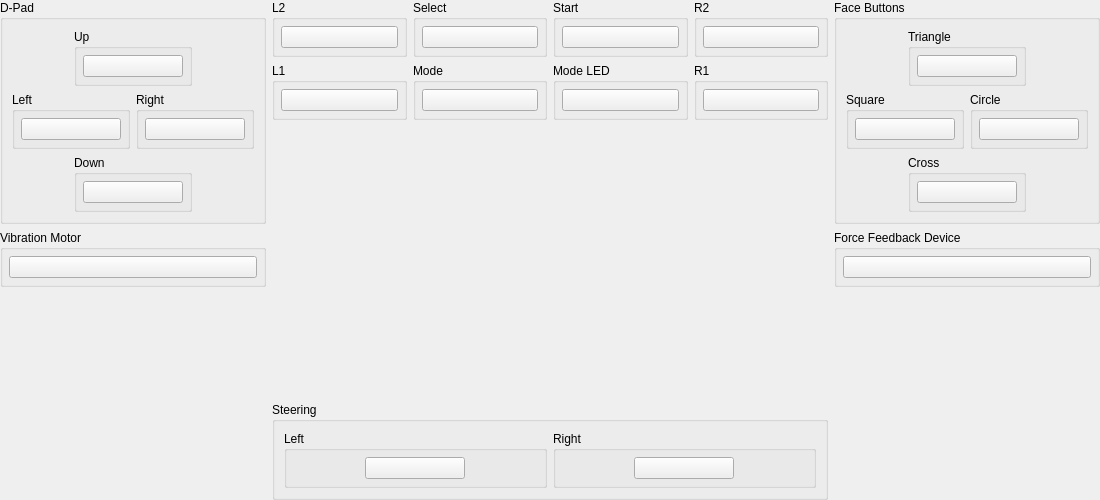
<?xml version="1.0" encoding="UTF-8"?>
<ui version="4.0">
 <class>ControllerBindingWidget_JogCon</class>
 <widget class="QWidget" name="ControllerBindingWidget_JogCon">
  <property name="geometry">
   <rect>
    <x>0</x>
    <y>0</y>
    <width>1100</width>
    <height>500</height>
   </rect>
  </property>
  <property name="sizePolicy">
   <sizepolicy hsizetype="MinimumExpanding" vsizetype="Preferred">
    <horstretch>0</horstretch>
    <verstretch>0</verstretch>
   </sizepolicy>
  </property>
  <property name="minimumSize">
   <size>
    <width>1100</width>
    <height>500</height>
   </size>
  </property>
  <layout class="QGridLayout" name="gridLayout_root">
   <property name="leftMargin">
    <number>0</number>
   </property>
   <property name="topMargin">
    <number>0</number>
   </property>
   <property name="rightMargin">
    <number>0</number>
   </property>
   <property name="bottomMargin">
    <number>0</number>
   </property>
   <item row="0" column="0" rowspan="3">
    <layout class="QVBoxLayout" name="verticalLayout">
     <item>
      <widget class="QGroupBox" name="groupBox_4">
       <property name="title">
        <string>D-Pad</string>
       </property>
       <layout class="QGridLayout" name="gridLayout_4">
        <item row="3" column="1" colspan="2">
         <widget class="QGroupBox" name="groupBox">
          <property name="title">
           <string>Down</string>
          </property>
          <layout class="QGridLayout" name="gridLayout">
           <property name="leftMargin">
            <number>6</number>
           </property>
           <property name="topMargin">
            <number>6</number>
           </property>
           <property name="rightMargin">
            <number>6</number>
           </property>
           <property name="bottomMargin">
            <number>6</number>
           </property>
           <item row="0" column="0">
            <widget class="InputBindingWidget" name="Down">
             <property name="minimumSize">
              <size>
               <width>100</width>
               <height>0</height>
              </size>
             </property>
             <property name="maximumSize">
              <size>
               <width>100</width>
               <height>16777215</height>
              </size>
             </property>
            </widget>
           </item>
          </layout>
         </widget>
        </item>
        <item row="2" column="0" colspan="2">
         <widget class="QGroupBox" name="groupBox_1">
          <property name="title">
           <string>Left</string>
          </property>
          <layout class="QGridLayout" name="gridLayout_1">
           <property name="leftMargin">
            <number>6</number>
           </property>
           <property name="topMargin">
            <number>6</number>
           </property>
           <property name="rightMargin">
            <number>6</number>
           </property>
           <property name="bottomMargin">
            <number>6</number>
           </property>
           <item row="0" column="0">
            <widget class="InputBindingWidget" name="Left">
             <property name="minimumSize">
              <size>
               <width>100</width>
               <height>0</height>
              </size>
             </property>
             <property name="maximumSize">
              <size>
               <width>100</width>
               <height>16777215</height>
              </size>
             </property>
            </widget>
           </item>
          </layout>
         </widget>
        </item>
        <item row="0" column="1" colspan="2">
         <widget class="QGroupBox" name="groupBox_2">
          <property name="title">
           <string>Up</string>
          </property>
          <layout class="QGridLayout" name="gridLayout_2">
           <property name="leftMargin">
            <number>6</number>
           </property>
           <property name="topMargin">
            <number>6</number>
           </property>
           <property name="rightMargin">
            <number>6</number>
           </property>
           <property name="bottomMargin">
            <number>6</number>
           </property>
           <item row="0" column="0">
            <widget class="InputBindingWidget" name="Up">
             <property name="minimumSize">
              <size>
               <width>100</width>
               <height>0</height>
              </size>
             </property>
             <property name="maximumSize">
              <size>
               <width>100</width>
               <height>16777215</height>
              </size>
             </property>
            </widget>
           </item>
          </layout>
         </widget>
        </item>
        <item row="2" column="2" colspan="2">
         <widget class="QGroupBox" name="groupBox_3">
          <property name="title">
           <string>Right</string>
          </property>
          <layout class="QGridLayout" name="gridLayout_3">
           <property name="leftMargin">
            <number>6</number>
           </property>
           <property name="topMargin">
            <number>6</number>
           </property>
           <property name="rightMargin">
            <number>6</number>
           </property>
           <property name="bottomMargin">
            <number>6</number>
           </property>
           <item row="0" column="0">
            <widget class="InputBindingWidget" name="Right">
             <property name="minimumSize">
              <size>
               <width>100</width>
               <height>0</height>
              </size>
             </property>
             <property name="maximumSize">
              <size>
               <width>100</width>
               <height>16777215</height>
              </size>
             </property>
            </widget>
           </item>
          </layout>
         </widget>
        </item>
       </layout>
      </widget>
     </item>
     <item>
      <widget class="QGroupBox" name="groupBox_5">
       <property name="title">
        <string>Vibration Motor</string>
       </property>
       <layout class="QGridLayout" name="gridLayout_5">
        <property name="leftMargin">
         <number>6</number>
        </property>
        <property name="topMargin">
         <number>6</number>
        </property>
        <property name="rightMargin">
         <number>6</number>
        </property>
        <property name="bottomMargin">
         <number>6</number>
        </property>
        <item row="0" column="0">
         <widget class="InputBindingWidget" name="Motor">
          <property name="minimumSize">
           <size>
            <width>100</width>
            <height>0</height>
           </size>
          </property>
         </widget>
        </item>
       </layout>
      </widget>
     </item>
     <item>
      <spacer name="verticalSpacer">
       <property name="orientation">
        <enum>Qt::Orientation::Vertical</enum>
       </property>
       <property name="sizeHint" stdset="0">
        <size>
         <width>20</width>
         <height>40</height>
        </size>
       </property>
      </spacer>
     </item>
    </layout>
   </item>
   <item row="0" column="1">
    <layout class="QGridLayout" name="gridLayout_14">
     <item row="0" column="0">
      <widget class="QGroupBox" name="groupBox_6">
       <property name="title">
        <string>L2</string>
       </property>
       <layout class="QGridLayout" name="gridLayout_6">
        <property name="leftMargin">
         <number>6</number>
        </property>
        <property name="topMargin">
         <number>6</number>
        </property>
        <property name="rightMargin">
         <number>6</number>
        </property>
        <property name="bottomMargin">
         <number>6</number>
        </property>
        <item row="0" column="0">
         <widget class="InputBindingWidget" name="L2">
          <property name="maximumSize">
           <size>
            <width>150</width>
            <height>16777215</height>
           </size>
          </property>
         </widget>
        </item>
       </layout>
      </widget>
     </item>
     <item row="0" column="1">
      <widget class="QGroupBox" name="groupBox_7">
       <property name="title">
        <string>Select</string>
       </property>
       <layout class="QGridLayout" name="gridLayout_7">
        <property name="leftMargin">
         <number>6</number>
        </property>
        <property name="topMargin">
         <number>6</number>
        </property>
        <property name="rightMargin">
         <number>6</number>
        </property>
        <property name="bottomMargin">
         <number>6</number>
        </property>
        <item row="0" column="0">
         <widget class="InputBindingWidget" name="Select">
          <property name="maximumSize">
           <size>
            <width>150</width>
            <height>16777215</height>
           </size>
          </property>
         </widget>
        </item>
       </layout>
      </widget>
     </item>
     <item row="0" column="2">
      <widget class="QGroupBox" name="groupBox_8">
       <property name="title">
        <string>Start</string>
       </property>
       <layout class="QGridLayout" name="gridLayout_8">
        <property name="leftMargin">
         <number>6</number>
        </property>
        <property name="topMargin">
         <number>6</number>
        </property>
        <property name="rightMargin">
         <number>6</number>
        </property>
        <property name="bottomMargin">
         <number>6</number>
        </property>
        <item row="0" column="0">
         <widget class="InputBindingWidget" name="Start">
          <property name="maximumSize">
           <size>
            <width>150</width>
            <height>16777215</height>
           </size>
          </property>
         </widget>
        </item>
       </layout>
      </widget>
     </item>
     <item row="0" column="3">
      <widget class="QGroupBox" name="groupBox_9">
       <property name="title">
        <string>R2</string>
       </property>
       <layout class="QGridLayout" name="gridLayout_9">
        <property name="leftMargin">
         <number>6</number>
        </property>
        <property name="topMargin">
         <number>6</number>
        </property>
        <property name="rightMargin">
         <number>6</number>
        </property>
        <property name="bottomMargin">
         <number>6</number>
        </property>
        <item row="0" column="0">
         <widget class="InputBindingWidget" name="R2">
          <property name="maximumSize">
           <size>
            <width>150</width>
            <height>16777215</height>
           </size>
          </property>
         </widget>
        </item>
       </layout>
      </widget>
     </item>
     <item row="1" column="0">
      <widget class="QGroupBox" name="groupBox_10">
       <property name="title">
        <string>L1</string>
       </property>
       <layout class="QGridLayout" name="gridLayout_10">
        <property name="leftMargin">
         <number>6</number>
        </property>
        <property name="topMargin">
         <number>6</number>
        </property>
        <property name="rightMargin">
         <number>6</number>
        </property>
        <property name="bottomMargin">
         <number>6</number>
        </property>
        <item row="0" column="0">
         <widget class="InputBindingWidget" name="L1">
          <property name="maximumSize">
           <size>
            <width>150</width>
            <height>16777215</height>
           </size>
          </property>
         </widget>
        </item>
       </layout>
      </widget>
     </item>
     <item row="1" column="1">
      <widget class="QGroupBox" name="groupBox_11">
       <property name="title">
        <string>Mode</string>
       </property>
       <layout class="QGridLayout" name="gridLayout_11">
        <property name="leftMargin">
         <number>6</number>
        </property>
        <property name="topMargin">
         <number>6</number>
        </property>
        <property name="rightMargin">
         <number>6</number>
        </property>
        <property name="bottomMargin">
         <number>6</number>
        </property>
        <item row="0" column="0">
         <widget class="InputBindingWidget" name="Mode">
          <property name="maximumSize">
           <size>
            <width>150</width>
            <height>16777215</height>
           </size>
          </property>
         </widget>
        </item>
       </layout>
      </widget>
     </item>
     <item row="1" column="2">
      <widget class="QGroupBox" name="groupBox_12">
       <property name="title">
        <string>Mode LED</string>
       </property>
       <layout class="QGridLayout" name="gridLayout_12">
        <property name="leftMargin">
         <number>6</number>
        </property>
        <property name="topMargin">
         <number>6</number>
        </property>
        <property name="rightMargin">
         <number>6</number>
        </property>
        <property name="bottomMargin">
         <number>6</number>
        </property>
        <item row="0" column="0">
         <widget class="InputBindingWidget" name="ModeLED">
          <property name="maximumSize">
           <size>
            <width>150</width>
            <height>16777215</height>
           </size>
          </property>
         </widget>
        </item>
       </layout>
      </widget>
     </item>
     <item row="1" column="3">
      <widget class="QGroupBox" name="groupBox_13">
       <property name="title">
        <string>R1</string>
       </property>
       <layout class="QGridLayout" name="gridLayout_13">
        <property name="leftMargin">
         <number>6</number>
        </property>
        <property name="topMargin">
         <number>6</number>
        </property>
        <property name="rightMargin">
         <number>6</number>
        </property>
        <property name="bottomMargin">
         <number>6</number>
        </property>
        <item row="0" column="0">
         <widget class="InputBindingWidget" name="R1">
          <property name="maximumSize">
           <size>
            <width>150</width>
            <height>16777215</height>
           </size>
          </property>
         </widget>
        </item>
       </layout>
      </widget>
     </item>
    </layout>
   </item>
   <item row="0" column="2" rowspan="3">
    <layout class="QVBoxLayout" name="verticalLayout_1">
     <item>
      <widget class="QGroupBox" name="groupBox_18">
       <property name="title">
        <string>Face Buttons</string>
       </property>
       <layout class="QGridLayout" name="gridLayout_19">
        <item row="3" column="1" colspan="2">
         <widget class="QGroupBox" name="groupBox_14">
          <property name="title">
           <string>Cross</string>
          </property>
          <layout class="QGridLayout" name="gridLayout_15">
           <property name="leftMargin">
            <number>6</number>
           </property>
           <property name="topMargin">
            <number>6</number>
           </property>
           <property name="rightMargin">
            <number>6</number>
           </property>
           <property name="bottomMargin">
            <number>6</number>
           </property>
           <item row="0" column="0">
            <widget class="InputBindingWidget" name="Cross">
             <property name="minimumSize">
              <size>
               <width>100</width>
               <height>0</height>
              </size>
             </property>
             <property name="maximumSize">
              <size>
               <width>100</width>
               <height>16777215</height>
              </size>
             </property>
            </widget>
           </item>
          </layout>
         </widget>
        </item>
        <item row="2" column="0" colspan="2">
         <widget class="QGroupBox" name="groupBox_15">
          <property name="title">
           <string>Square</string>
          </property>
          <layout class="QGridLayout" name="gridLayout_16">
           <property name="leftMargin">
            <number>6</number>
           </property>
           <property name="topMargin">
            <number>6</number>
           </property>
           <property name="rightMargin">
            <number>6</number>
           </property>
           <property name="bottomMargin">
            <number>6</number>
           </property>
           <item row="0" column="0">
            <widget class="InputBindingWidget" name="Square">
             <property name="minimumSize">
              <size>
               <width>100</width>
               <height>0</height>
              </size>
             </property>
             <property name="maximumSize">
              <size>
               <width>100</width>
               <height>16777215</height>
              </size>
             </property>
            </widget>
           </item>
          </layout>
         </widget>
        </item>
        <item row="0" column="1" colspan="2">
         <widget class="QGroupBox" name="groupBox_16">
          <property name="title">
           <string>Triangle</string>
          </property>
          <layout class="QGridLayout" name="gridLayout_17">
           <property name="leftMargin">
            <number>6</number>
           </property>
           <property name="topMargin">
            <number>6</number>
           </property>
           <property name="rightMargin">
            <number>6</number>
           </property>
           <property name="bottomMargin">
            <number>6</number>
           </property>
           <item row="0" column="0">
            <widget class="InputBindingWidget" name="Triangle">
             <property name="minimumSize">
              <size>
               <width>100</width>
               <height>0</height>
              </size>
             </property>
             <property name="maximumSize">
              <size>
               <width>100</width>
               <height>16777215</height>
              </size>
             </property>
            </widget>
           </item>
          </layout>
         </widget>
        </item>
        <item row="2" column="2" colspan="2">
         <widget class="QGroupBox" name="groupBox_17">
          <property name="title">
           <string>Circle</string>
          </property>
          <layout class="QGridLayout" name="gridLayout_18">
           <property name="leftMargin">
            <number>6</number>
           </property>
           <property name="topMargin">
            <number>6</number>
           </property>
           <property name="rightMargin">
            <number>6</number>
           </property>
           <property name="bottomMargin">
            <number>6</number>
           </property>
           <item row="0" column="0">
            <widget class="InputBindingWidget" name="Circle">
             <property name="minimumSize">
              <size>
               <width>100</width>
               <height>0</height>
              </size>
             </property>
             <property name="maximumSize">
              <size>
               <width>100</width>
               <height>16777215</height>
              </size>
             </property>
            </widget>
           </item>
          </layout>
         </widget>
        </item>
       </layout>
      </widget>
     </item>
     <item>
      <widget class="QGroupBox" name="groupBox_19">
       <property name="title">
        <string>Force Feedback Device</string>
       </property>
       <layout class="QGridLayout" name="gridLayout_20">
        <property name="leftMargin">
         <number>6</number>
        </property>
        <property name="topMargin">
         <number>6</number>
        </property>
        <property name="rightMargin">
         <number>6</number>
        </property>
        <property name="bottomMargin">
         <number>6</number>
        </property>
        <item row="0" column="0">
         <widget class="InputBindingWidget" name="ForceFeedbackDevice">
          <property name="minimumSize">
           <size>
            <width>100</width>
            <height>0</height>
           </size>
          </property>
         </widget>
        </item>
       </layout>
      </widget>
     </item>
     <item>
      <spacer name="verticalSpacer_1">
       <property name="orientation">
        <enum>Qt::Orientation::Vertical</enum>
       </property>
       <property name="sizeHint" stdset="0">
        <size>
         <width>20</width>
         <height>40</height>
        </size>
       </property>
      </spacer>
     </item>
    </layout>
   </item>
   <item row="1" column="1">
    <layout class="QHBoxLayout" name="horizontalLayout">
     <item>
      <spacer name="horizontalSpacer">
       <property name="orientation">
        <enum>Qt::Orientation::Horizontal</enum>
       </property>
       <property name="sizeHint" stdset="0">
        <size>
         <width>40</width>
         <height>20</height>
        </size>
       </property>
      </spacer>
     </item>
     <item>
      <widget class="SVGWidget" name="image">
       <property name="sizePolicy">
        <sizepolicy hsizetype="Fixed" vsizetype="Fixed">
         <horstretch>0</horstretch>
         <verstretch>0</verstretch>
        </sizepolicy>
       </property>
       <property name="minimumSize">
        <size>
         <width>400</width>
         <height>273</height>
        </size>
       </property>
       <property name="maximumSize">
        <size>
         <width>400</width>
         <height>273</height>
        </size>
       </property>
      </widget>
     </item>
     <item>
      <spacer name="horizontalSpacer_1">
       <property name="orientation">
        <enum>Qt::Orientation::Horizontal</enum>
       </property>
       <property name="sizeHint" stdset="0">
        <size>
         <width>40</width>
         <height>20</height>
        </size>
       </property>
      </spacer>
     </item>
    </layout>
   </item>
   <item row="2" column="1">
    <layout class="QGridLayout" name="gridLayout_24">
     <item row="0" column="0">
      <widget class="QGroupBox" name="groupBox_22">
       <property name="title">
        <string>Steering</string>
       </property>
       <layout class="QGridLayout" name="gridLayout_23">
        <item row="0" column="0">
         <widget class="QGroupBox" name="groupBox_20">
          <property name="title">
           <string>Left</string>
          </property>
          <layout class="QGridLayout" name="gridLayout_21">
           <property name="leftMargin">
            <number>6</number>
           </property>
           <property name="topMargin">
            <number>6</number>
           </property>
           <property name="rightMargin">
            <number>6</number>
           </property>
           <property name="bottomMargin">
            <number>6</number>
           </property>
           <item row="0" column="0">
            <widget class="InputBindingWidget" name="SteeringLeft">
             <property name="minimumSize">
              <size>
               <width>100</width>
               <height>0</height>
              </size>
             </property>
             <property name="maximumSize">
              <size>
               <width>100</width>
               <height>16777215</height>
              </size>
             </property>
            </widget>
           </item>
          </layout>
         </widget>
        </item>
        <item row="0" column="1">
         <widget class="QGroupBox" name="groupBox_21">
          <property name="title">
           <string>Right</string>
          </property>
          <layout class="QGridLayout" name="gridLayout_22">
           <property name="leftMargin">
            <number>6</number>
           </property>
           <property name="topMargin">
            <number>6</number>
           </property>
           <property name="rightMargin">
            <number>6</number>
           </property>
           <property name="bottomMargin">
            <number>6</number>
           </property>
           <item row="0" column="0">
            <widget class="InputBindingWidget" name="SteeringRight">
             <property name="minimumSize">
              <size>
               <width>100</width>
               <height>0</height>
              </size>
             </property>
             <property name="maximumSize">
              <size>
               <width>100</width>
               <height>16777215</height>
              </size>
             </property>
            </widget>
           </item>
          </layout>
         </widget>
        </item>
       </layout>
      </widget>
     </item>
     <item row="1" column="0">
      <spacer name="verticalSpacer_2">
       <property name="orientation">
        <enum>Qt::Orientation::Vertical</enum>
       </property>
       <property name="sizeHint" stdset="0">
        <size>
         <width>0</width>
         <height>0</height>
        </size>
       </property>
      </spacer>
     </item>
    </layout>
   </item>
  </layout>
 </widget>
 <customwidgets>
  <customwidget>
   <class>InputBindingWidget</class>
   <extends>QPushButton</extends>
   <header>inputbindingwidgets.h</header>
  </customwidget>
  <customwidget>
   <class>SVGWidget</class>
   <extends>QWidget</extends>
   <header>svgwidget.h</header>
  </customwidget>
 </customwidgets>
 <resources>
  <include location="resources/duckstation-qt.qrc"/>
 </resources>
 <connections/>
</ui>
